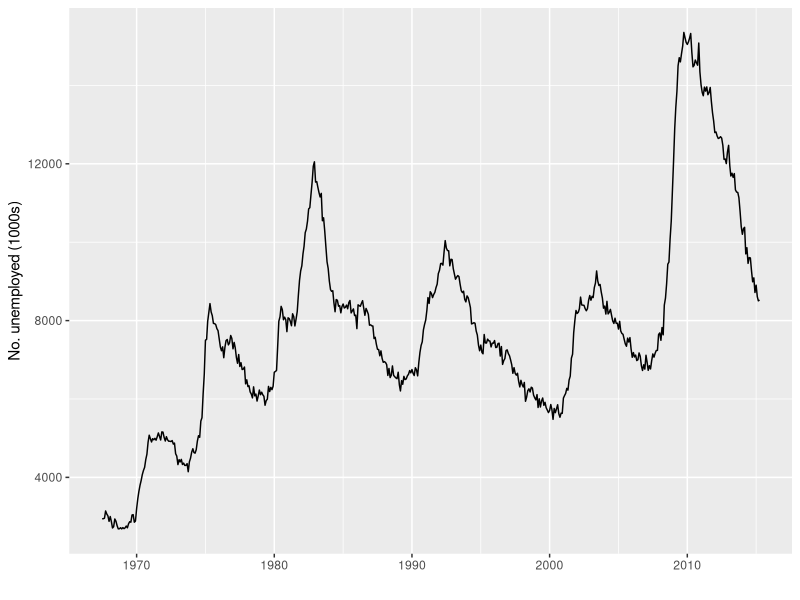
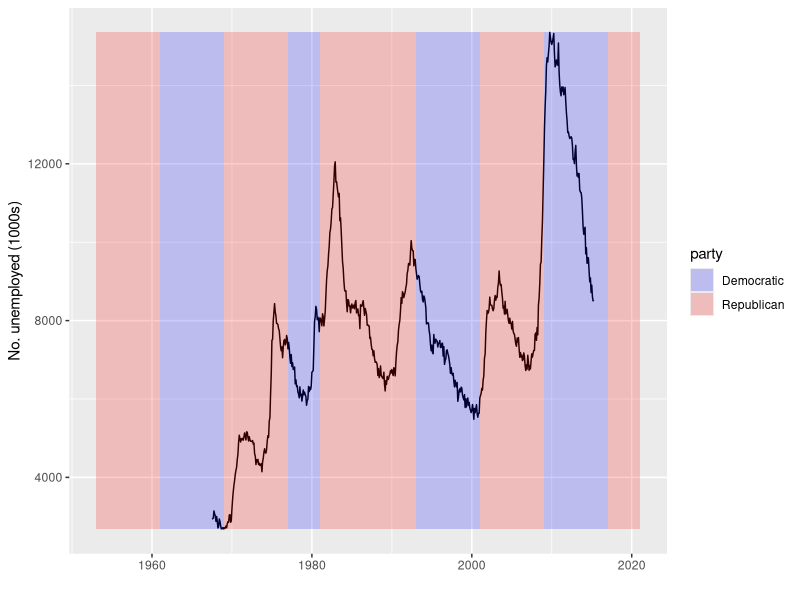

The R source for these figures, in order: (Note: this script raises an error after producing the figures.)
## ---- chunk 1
library(ggplot2)
## ---- chunk 2
unemp <- qplot(date, unemploy, data = economics, geom = "line", 
               xlab = "", ylab = "No. unemployed (1000s)")

unemp
## ---- chunk 3
library(scales)

yrng <- range(economics$unemploy)
unemp + 
  geom_rect(
    aes(NULL, NULL, xmin = start, xmax= end, fill = party),
    ymin = yrng[1], ymax = yrng[2],
    data = presidential
  ) + 
  scale_fill_manual(values = alpha(c("blue", "red"), 0.2))
## ---- chunk 4
plot <- qplot(date, psavert, data = economics, geom = "line") + 
  ylab("Personal savings rate") + 
  geom_hline(xintercept = 0, colour = "grey50")

plot

plot + scale_x_date(breaks = "10 years")
plot + scale_x_date(
  limits = as.Date(c("2004-01-01", "2005-01-01")),
  labels = date_format("%Y-%m-%d")  
)
## ---- chunk 5
library(lubridate)

plot + scale_x_date(
  limits = as.Date(c("2004-01-01", "2005-01-01")), # can this be made easier?
  labels = stamp("2004-12-31")  
)
## ---- chunk 6
plot <- qplot(brainwt, bodywt, data = msleep, log = "xy")

plot + 
  aes(colour = vore) + 
  scale_color_manual(values = c("red", "orange", "yellow", "green", "blue"))

colours <- c(carni = "red", "NA" = "orange", insecti = "yellow", herbi = "green", omni = "blue")

# p. 108
plot + aes(colour = vore) + scale_color_manual(values = colours)

plot + 
  aes(shape = vore) + 
  scale_shape_manual(values = c(1, 2, 6, 0, 23))
## ---- chunk 7
huron <- data.frame(year = 1875:1972, level = LakeHuron)
## ---- chunk 8
ggplot(huron, aes(year)) + 
  geom_line(aes(y = level - 5, colour = "below")) + 
  geom_line(aes(y = level + 5, colour = "above")) + 
  scale_color_manual("Direction", values = c("below" = "blue", "above" = "red"))
## ---- chunk 9
library(tidyr)

em <- gather(economics, key = "variable", value = "value", -date)
qplot(date, value, data = em, geom = "line", group = "variable") + 
  facet_grid(variable ~ ., scale = "free_y")
## ---- chunk 10
library(plyr)
# select the two smallest diamonds
ddply(diamonds, .(color), subset, order(carat) <= 2)

# I always get turned-around on this, but I think you want rank here.
ddply(diamonds, .(color), subset, rank(carat) <= 2)

# the problem is that rank seems to operate on the entire dataframe, not the group.
## ---- chunk 11
library(dplyr)
diamonds %>%
  group_by(color) %>%
  top_n(2, desc(carat))
